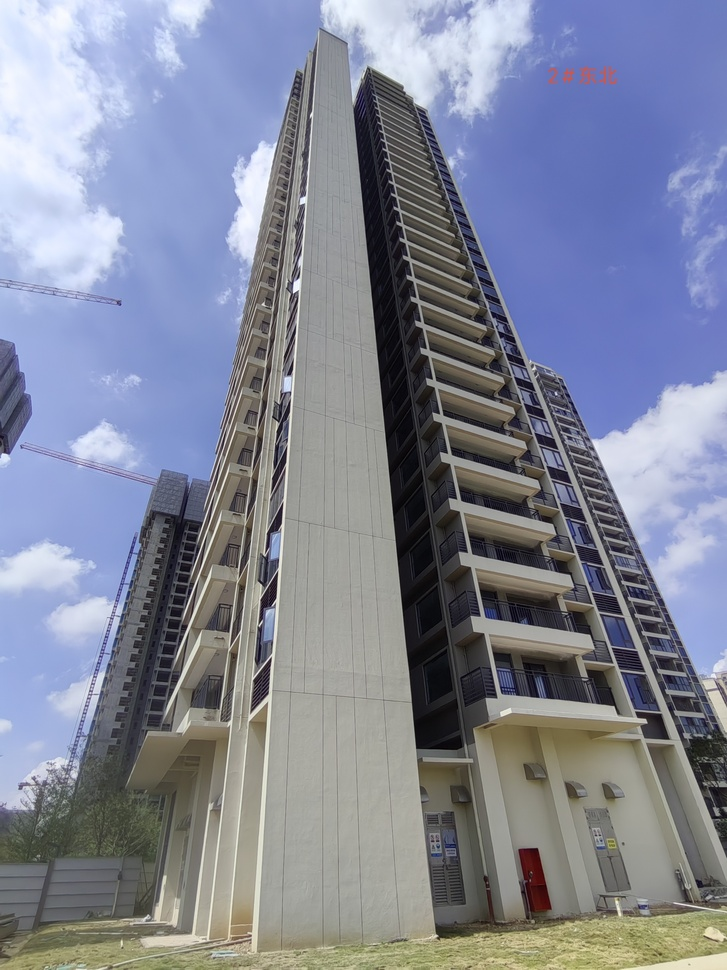
#> input picture facadeDetection/algorithms/data/northeast.jpg, 727 x 970 px, shrunk from 2448 x 3264 before the run; its folder holds only this picture in this run
$ python zheng3.py
#> lines starting #> are read from the running program, lines starting #| are printed output that depends on the picture
import cv2,os
import numpy as np

def get_vertical_lines(image):
    """提取近似垂直的线段"""
    gray = cv2.cvtColor(image, cv2.COLOR_BGR2GRAY)
    edges = cv2.Canny(gray, 50, 150, apertureSize=3)
    lines = cv2.HoughLinesP(edges, rho=1, theta=np.pi/180, threshold=100,
                            minLineLength=80, maxLineGap=10)

    vertical_lines = []
    if lines is not None:
        for line in lines:
            x1, y1, x2, y2 = line[0]
            angle = 90.0 if x2 == x1 else np.degrees(np.arctan2(abs(y2 - y1), abs(x2 - x1)))
            if angle > 70:
                vertical_lines.append((x1, y1, x2, y2))
    return vertical_lines

def compute_vanishing_point(lines):
    """利用中位数求鲁棒的垂直交点 (灭点)"""
    intersections = []
    for i in range(len(lines)):
        for j in range(i + 1, len(lines)):
            x1, y1, x2, y2 = lines[i]
            x3, y3, x4, y4 = lines[j]
            L1 = np.cross([x1, y1, 1], [x2, y2, 1])
            L2 = np.cross([x3, y3, 1], [x4, y4, 1])
            pt = np.cross(L1, L2)
            if pt[2] != 0:
                pt = pt / pt[2]
                intersections.append([pt[0], pt[1]])
    if not intersections: return None
    return np.median(intersections, axis=0)

def physically_accurate_rectify(image_path, output_path):
#> called with image_path = '../data/northeast.jpg', output_path = '../data/rectified_northeast.jpg'
    img = cv2.imread(image_path)
#> img is the input picture: shape (970, 727, 3); mean B, G, R 151.9, 134.9, 130
    if img is None:
        print("未找到图片，请检查路径。")
        return

    h, w = img.shape[:2]
#> h = 970; w = 727

    # 1. 计算灭点
    lines = get_vertical_lines(img)
#> in get_vertical_lines, `gray = cv2.cvtColor(image, cv2.COLOR_BGR2GRAY)`:
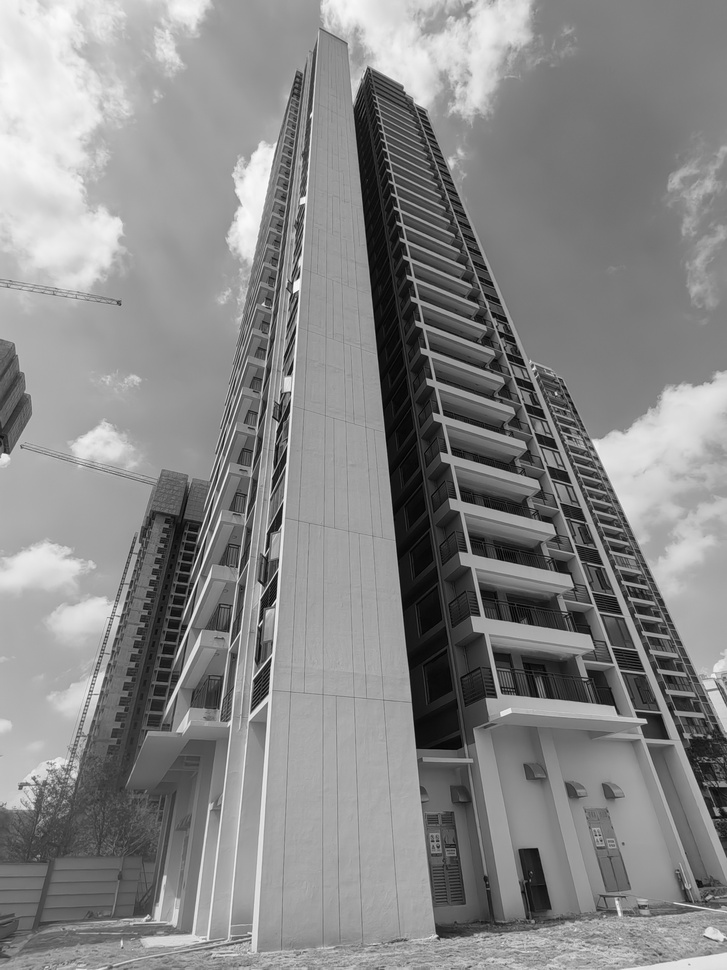
#> gray: shape (970, 727); min 0, max 254, mean 135.3
#> in get_vertical_lines, `edges = cv2.Canny(gray, 50, 150, apertureSize=3)`:
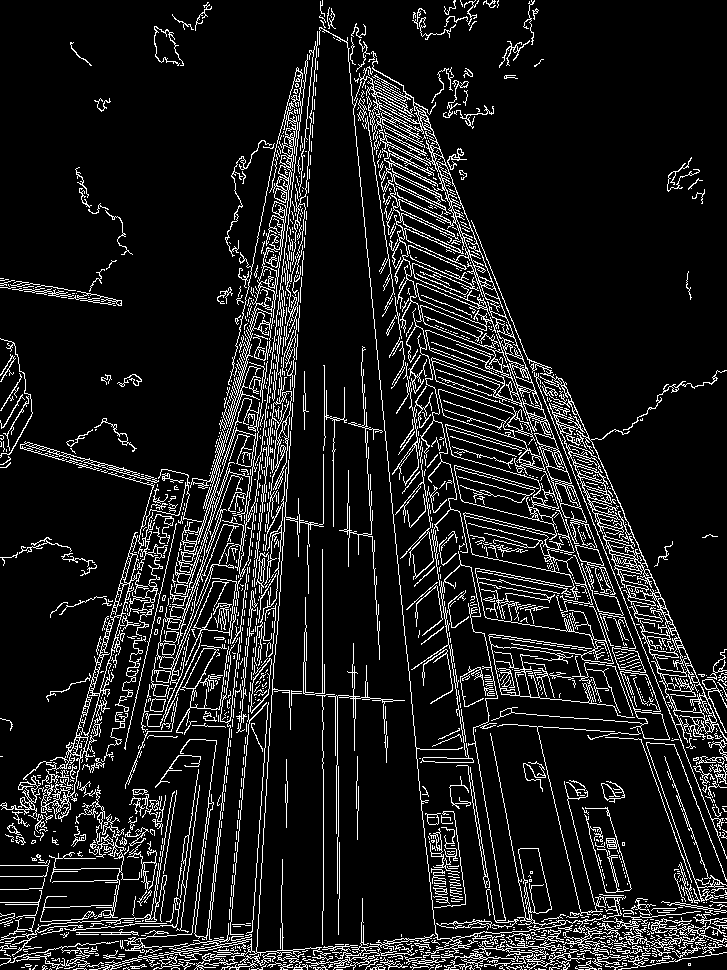
#> edges: shape (970, 727); 10.8% white in thin lines or dots
#> in get_vertical_lines, `lines = cv2.HoughLinesP(edges, rho=1, theta=np.pi/180, threshold=100, ..`: lines = 340 rows, first 6: [431, 520, 502, 968], [275, 654, 321, 5], [649, 754, 721, 953], [206, 967, 241, 632], [411, 96, 646, 742], [249, 969, 271, 653]
#> the loop in get_vertical_lines, `for line in lines:` made 340 passes
#> (x1, y1, x2, y2, angle) on passes 1 to 3: (431, 520, 502, 968, 80.99), (275, 654, 321, 5, 85.95), (649, 754, 721, 953, 70.11)
#> after the loop in get_vertical_lines, `for line in lines:`: vertical_lines = 193 items, first 6: (431, 520, 502, 968), (275, 654, 321, 5), (649, 754, 721, 953), (206, 967, 241, 632), (411, 96, 646, 742), (249, 969, 271, 653)
#> lines has the same summary as vertical_lines in get_vertical_lines
    if len(lines) < 2:
        print("检测到的竖直线不足。")
        return
    vp = compute_vanishing_point(lines)
#> after the loop in compute_vanishing_point, `for i in range(len(lines)):`: intersections = 18505 pairs, first value -105539.7 to 286777, second value -293451.3 to 791580
#> vp = [327.7, -105.3]
    if vp is None: return
    vp_x, vp_y = vp
#> vp_x = 327.7; vp_y = -105.3

    # 2. 核心修正：基于物理相机的焦距估算
    # 经验上，手机或常规相机的焦距约等于图像对角线长度
    f = np.sqrt(w**2 + h**2)
#> f = 1212.2
    cx, cy = w / 2.0, h / 2.0
#> cx = 363.5; cy = 485

    # 构造相机内参矩阵 K
    K = np.array([
        [f, 0, cx],
        [0, f, cy],
        [0, 0,  1]
    ])
    K_inv = np.linalg.inv(K)

    # 3. 计算相机的俯仰角 (Pitch)
    # 利用灭点到图像中心的距离与焦距的三角关系
    theta = np.arctan((cy - vp_y) / f)
#> theta = 0.453

    # 构造绕 X 轴的物理旋转矩阵 (抵消仰视角度)
    R_x = np.array([
        [1, 0, 0],
        [0, np.cos(theta), -np.sin(theta)],
        [0, np.sin(theta),  np.cos(theta)]
    ])
#> R_x = [[1, 0, 0], [0, 0.899, -0.438], [0, 0.438, 0.899]]

    # 4. 生成保持真实长宽比的透视矩阵
    H = K @ R_x @ K_inv
#> H = [[1, 0.131, -100.4], [0, 1.07, -615.6], [0, 0.000361, 0.724]]

    # ================= 以下为动态画布与裁剪逻辑 =================
    corners = np.array([
        [0, 0], [w, 0], [w, h], [0, h]
    ], dtype='float32').reshape(-1, 1, 2)
#> corners = [[0, 0], [727, 0], [727, 970], [0, 970]]

    warped_corners = cv2.perspectiveTransform(corners, H).reshape(-1, 2)
#> warped_corners = [[-138.6, -850.4], [865.6, -850.4], [701.9, 396.9], [25.12, 396.9]]

    x_min, y_min = np.int32(np.floor(warped_corners.min(axis=0)))
#> x_min = -139; y_min = -851
    x_max, y_max = np.int32(np.ceil(warped_corners.max(axis=0)))
#> x_max = 866; y_max = 397
    new_w, new_h = x_max - x_min, y_max - y_min
#> new_w = 1005; new_h = 1248

    T_offset = np.array([[1, 0, -x_min], [0, 1, -y_min], [0, 0, 1]])
#> T_offset = [[1, 0, 139], [0, 1, 851], [0, 0, 1]]
    H_final = T_offset @ H
#> H_final = [[1, 0.181, 0.268], [0, 1.38, 0.408], [0, 0.000361, 0.724]]

    # 执行透视变换
    rectified_img = cv2.warpPerspective(img, H_final, (new_w, new_h))
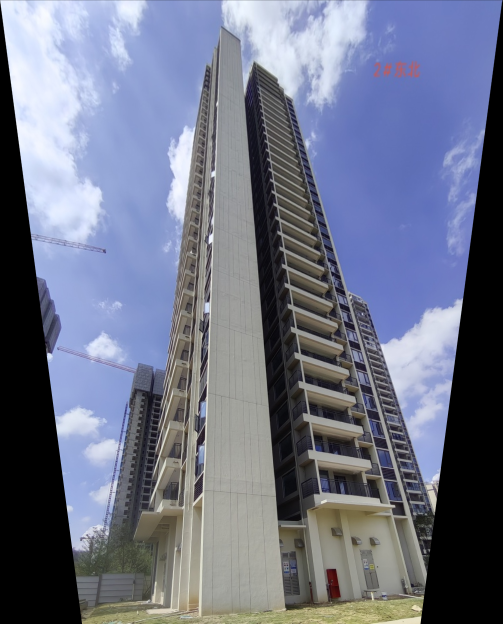
#> rectified_img: shape (1248, 1005, 3) (shown at 1/2 size); mean B, G, R 135.9, 116, 110.5

    # 计算裁剪边界：找内接矩形，切除所有黑边
    final_corners = cv2.perspectiveTransform(corners, H_final).reshape(-1, 2)
#> final_corners = [[0.37, 0.564], [1004.6, 0.564], [840.9, 1247.9], [164.1, 1247.9]]
    TL, TR, BR, BL = final_corners
#> TL = [0.37, 0.564]; TR = [1004.6, 0.564]; BR = [840.9, 1247.9]; BL = [164.1, 1247.9]

    crop_left = max(0, int(max(TL[0], BL[0])))
#> crop_left = 164
    crop_right = min(new_w, int(min(TR[0], BR[0])))
#> crop_right = 840
    crop_top = max(0, int(max(TL[1], TR[1])))
#> crop_top = 0
    crop_bottom = min(new_h, int(min(BL[1], BR[1])))
#> crop_bottom = 1247

    # 安全检查：确保裁剪框有效
    if crop_left < crop_right and crop_top < crop_bottom:
        final_img = rectified_img[crop_top:crop_bottom, crop_left:crop_right]
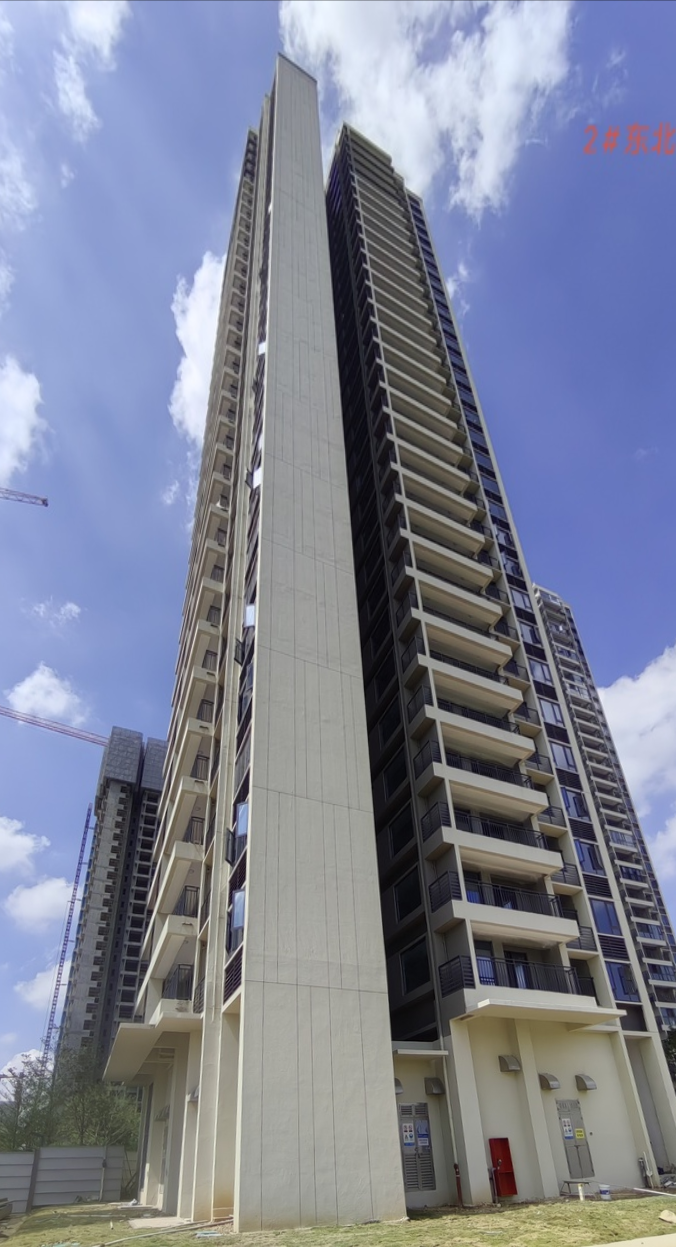
#> final_img: shape (1247, 676, 3); mean B, G, R 150.1, 131.3, 126.1
    else:
        print("警告：形变过大导致无法安全裁剪，输出带黑边的全图。")
        final_img = rectified_img

    cv2.imwrite(output_path, final_img)
    print(f"处理完成！完美比例且无黑边的图片已保存至: {output_path}")

if __name__ == "__main__":
    for file_name in os.listdir("../data"):
        if file_name.endswith(".jpg"):
            physically_accurate_rectify(f"../data/{file_name}", os.path.join("../data", f"rectified_{file_name}"))

$ run again, on facadeDetection/algorithms/data/southeast_upright_crop.jpg
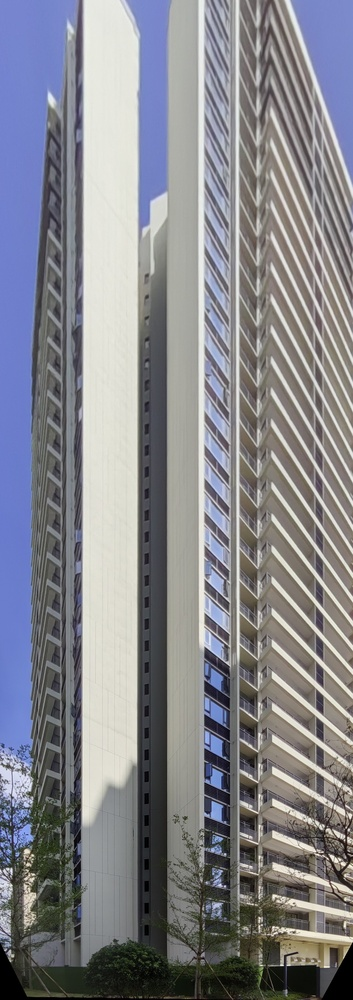
#> input picture facadeDetection/algorithms/data/southeast_upright_crop.jpg, 353 x 1000 px, shrunk from 1092 x 3095 before the run
#> in physically_accurate_rectify, img is the input picture: shape (1000, 353, 3); mean B, G, R 139.5, 133.5, 132.7
#> in get_vertical_lines, `edges = cv2.Canny(gray, 50, 150, apertureSize=3)`:
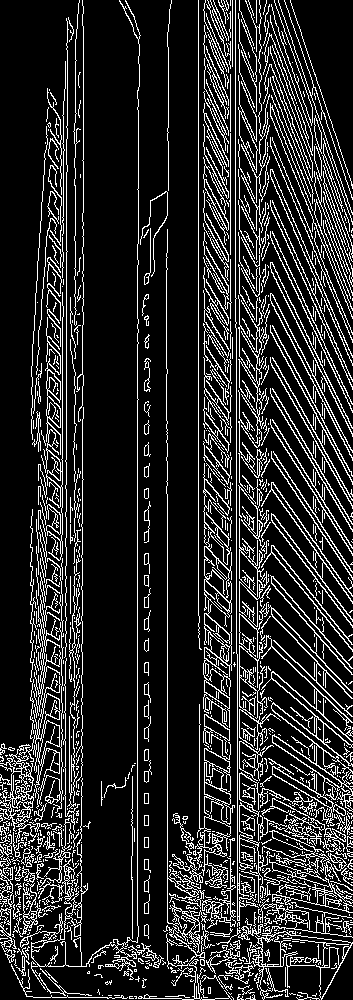
#> edges: shape (1000, 353); 16.3% white in thin lines or dots
#> in get_vertical_lines, `lines = cv2.HoughLinesP(edges, rho=1, theta=np.pi/180, threshold=100, ..`: lines = 297 rows, first 6: [239, 999, 239, 0], [198, 637, 198, 0], [137, 925, 137, 244], [167, 966, 167, 421], [230, 505, 230, 0], [204, 594, 204, 3]
#> the loop in get_vertical_lines, `for line in lines:` made 297 passes
#> (x1, y1, x2, y2, angle) on passes 1 to 3: (239, 999, 239, 0, 90), (198, 637, 198, 0, 90), (137, 925, 137, 244, 90)
#> after the loop in get_vertical_lines, `for line in lines:`: vertical_lines = 277 items, first 6: (239, 999, 239, 0), (198, 637, 198, 0), (137, 925, 137, 244), (167, 966, 167, 421), (230, 505, 230, 0), (204, 594, 204, 3)
#> in physically_accurate_rectify, `lines = get_vertical_lines(img)`: lines has the same summary as vertical_lines in get_vertical_lines
#> after the loop in compute_vanishing_point, `for i in range(len(lines)):`: intersections = 23510 items
#> vp = [246, 10.4]
#> vp_x = 246; vp_y = 10.4
#> theta = 0.433
#> R_x = [[1, 0, 0], [0, 0.908, -0.419], [0, 0.419, 0.908]]
#> H = [[1, 0.0698, -51.14], [0, 1.11, -543.3], [0, 0.000395, 0.71]]
#> warped_corners = [[-71.99, -765], [425, -765], [336.2, 508.5], [16.85, 508.5]]
#> x_min = -72; y_min = -765
#> x_max = 425; y_max = 509
#> new_w = 497; new_h = 1274
#> T_offset = [[1, 0, 72], [0, 1, 765], [0, 0, 1]]
#> H_final = [[1, 0.0982, 0.00445], [0, 1.41, 0.0342], [0, 0.000395, 0.71]]
#> final_corners = [[0.00627, 0.0481], [497, 0.0481], [408.2, 1273.5], [88.85, 1273.5]]
#> TL = [0.00627, 0.0481]; TR = [497, 0.0481]; BR = [408.2, 1273.5]; BL = [88.85, 1273.5]
#> crop_left = 88
#> crop_right = 408
#> crop_top = 0
#> crop_bottom = 1273
#> in physically_accurate_rectify, `final_img = rectified_img[crop_top:crop_bottom, crop_left:crop_right]`:
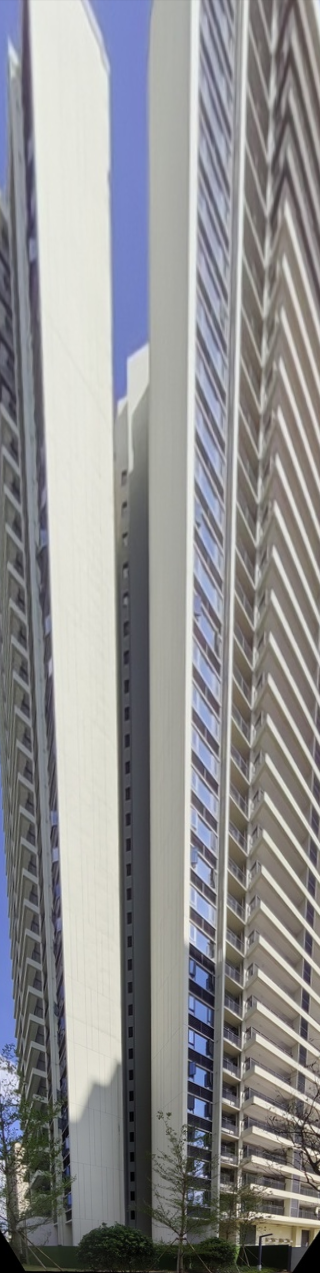
#> final_img: shape (1273, 320, 3); mean B, G, R 143.9, 142.9, 143

$ run again, on facadeDetection/algorithms/data/northwest.jpg
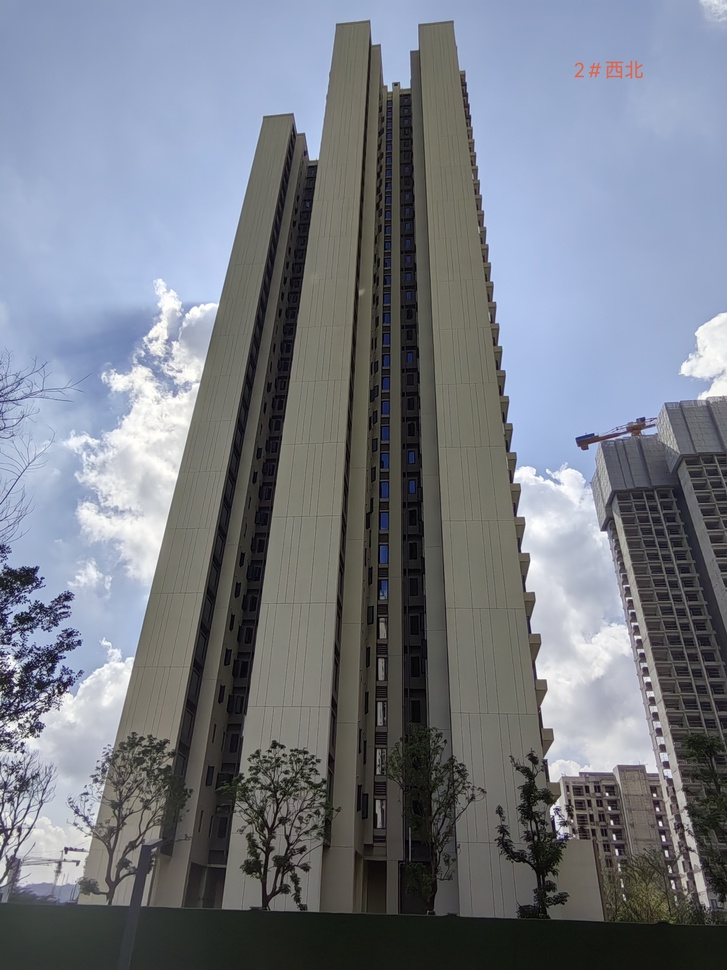
#> input picture facadeDetection/algorithms/data/northwest.jpg, 727 x 970 px, shrunk from 2448 x 3264 before the run
#> in physically_accurate_rectify, img is the input picture: shape (970, 727, 3); mean B, G, R 133.1, 123.6, 118.5
#> in get_vertical_lines, `edges = cv2.Canny(gray, 50, 150, apertureSize=3)`:
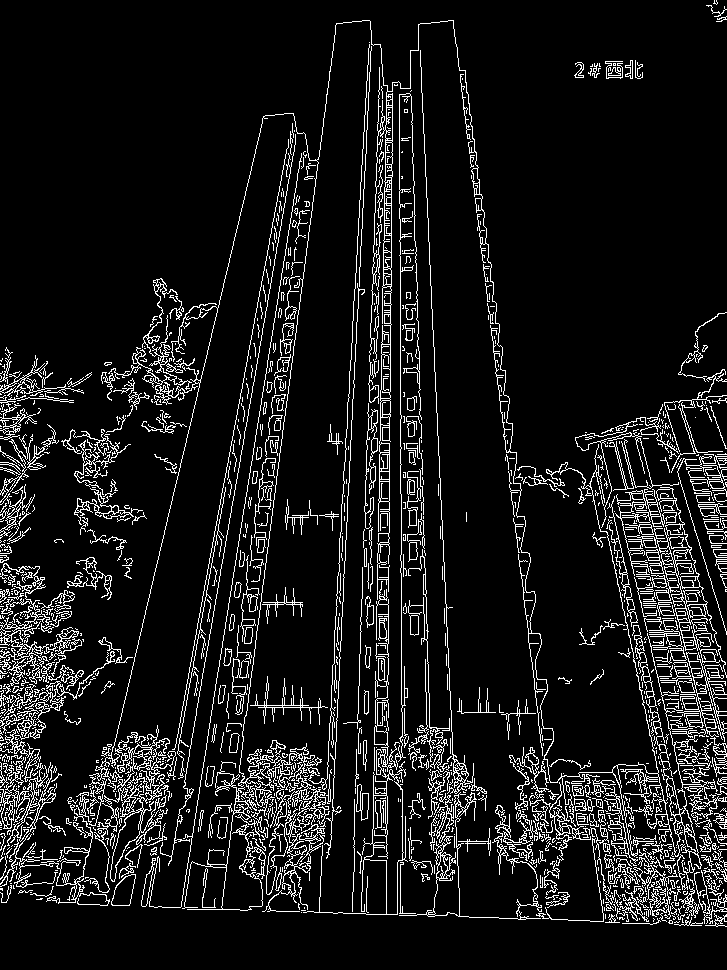
#> edges: shape (970, 727); 9.6% white in thin lines or dots
#> in get_vertical_lines, `lines = cv2.HoughLinesP(edges, rho=1, theta=np.pi/180, threshold=100, ..`: lines = 278 rows, first 6: [180, 907, 281, 273], [453, 20, 540, 734], [336, 727, 371, 41], [381, 389, 383, 240], [365, 516, 371, 338], [265, 910, 434, 916]
#> the loop in get_vertical_lines, `for line in lines:` made 278 passes
#> (x1, y1, x2, y2, angle) on passes 1 to 3: (180, 907, 281, 273, 80.95), (453, 20, 540, 734, 83.05), (336, 727, 371, 41, 87.08)
#> after the loop in get_vertical_lines, `for line in lines:`: vertical_lines = 189 items, first 6: (180, 907, 281, 273), (453, 20, 540, 734), (336, 727, 371, 41), (381, 389, 383, 240), (365, 516, 371, 338), (400, 493, 400, 219)
#> in physically_accurate_rectify, `lines = get_vertical_lines(img)`: lines has the same summary as vertical_lines in get_vertical_lines
#> after the loop in compute_vanishing_point, `for i in range(len(lines)):`: intersections = 17167 pairs, first value -213794 to 991734, second value -5130843 to 14701238
#> vp = [395, -435.1]
#> vp_x = 395; vp_y = -435.1
#> theta = 0.649
#> R_x = [[1, 0, 0], [0, 0.797, -0.605], [0, 0.605, 0.797]]
#> H = [[1, 0.181, -161.9], [0, 1.04, -850.2], [0, 0.000499, 0.555]]
#> warped_corners = [[-291.9, -1533], [1018.9, -1533], [713.5, 151.2], [13.45, 151.2]]
#> x_min = -292; y_min = -1534
#> x_max = 1019; y_max = 152
#> new_w = 1311; new_h = 1686
#> T_offset = [[1, 0, 292], [0, 1, 1534], [0, 0, 1]]
#> H_final = [[1, 0.327, 0.0478], [0, 1.8, 0.535], [0, 0.000499, 0.555]]
#> final_corners = [[0.0862, 0.964], [1310.9, 0.964], [1005.5, 1685.2], [305.5, 1685.2]]
#> TL = [0.0862, 0.964]; TR = [1310.9, 0.964]; BR = [1005.5, 1685.2]; BL = [305.5, 1685.2]
#> crop_left = 305
#> crop_right = 1005
#> crop_top = 0
#> crop_bottom = 1685
#> in physically_accurate_rectify, `final_img = rectified_img[crop_top:crop_bottom, crop_left:crop_right]`:
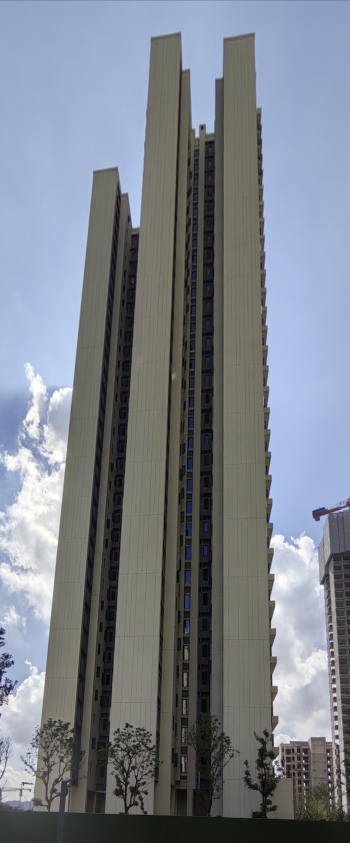
#> final_img: shape (1685, 700, 3) (shown at 1/2 size); mean B, G, R 138.1, 128.7, 123.2
